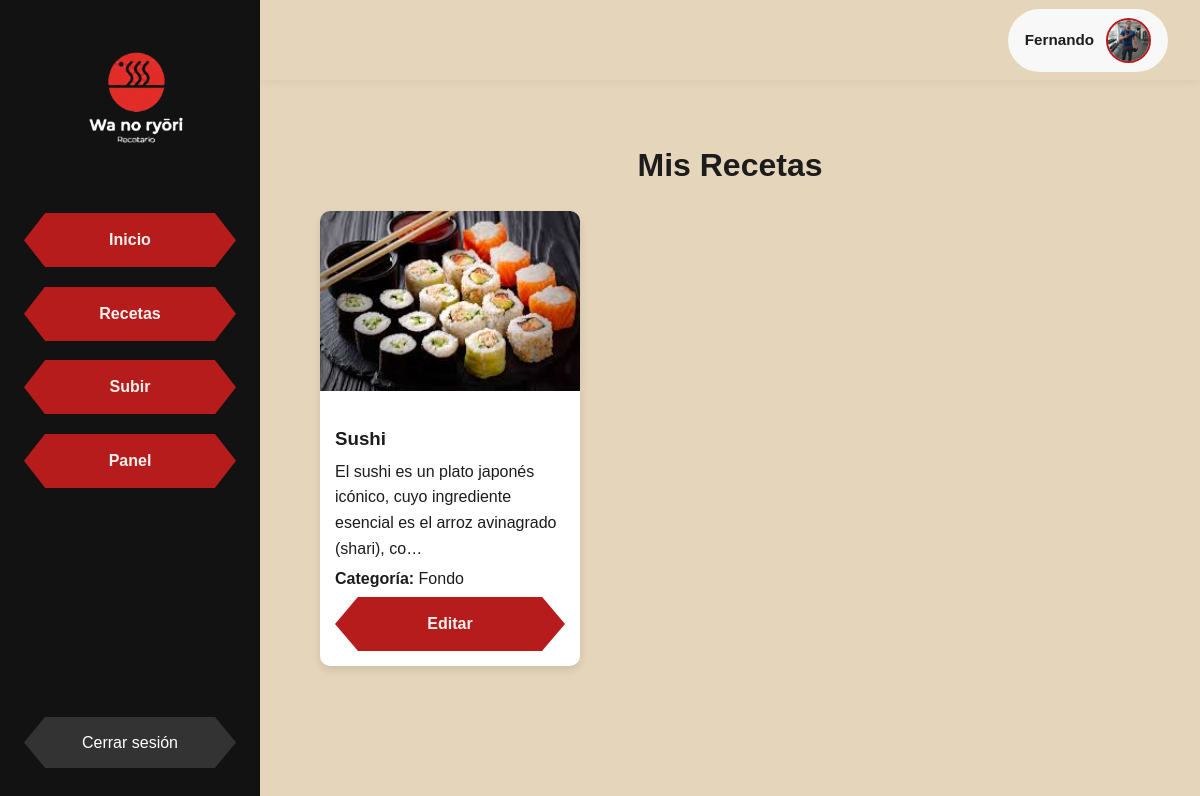
The app's page /recetas/panel/ (signed in) with its own data.
### recetas/models.py (models this page shows, shortened)
class Perfil(models.Model):
    user = models.OneToOneField(
        User,
        on_delete=models.CASCADE,
        related_name="perfil"
    )
    foto = models.ImageField(
        upload_to="perfiles/",
        default="perfiles/default.png",
        blank=True
    )
    bio = models.TextField(max_length=500, blank=True)
    especialidad = models.CharField(max_length=100, blank=True)
    social_link = models.CharField(max_length=100, blank=True)

class Receta(models.Model):
    titulo = models.CharField(max_length=200)
    descripcion = models.TextField()
    ingredientes = models.TextField()
    pasos = models.TextField()
    imagen = models.ImageField(
        upload_to="recetas/",
        blank=True,
        null=True
    )
    categoria = models.ForeignKey(
        Categoria,
        on_delete=models.CASCADE
    )
    autor = models.ForeignKey(
        User,
        on_delete=models.CASCADE,
        null=True,
        blank=True
    )
    creada_en = models.DateTimeField(auto_now_add=True)

class Categoria(models.Model):
    nombre = models.CharField(max_length=50, unique=True)
    slug = models.SlugField(unique=True)

### recetas/views.py (the view)
# urls.py: path("recetas/panel/", views.panel_recetas, name="panel_recetas"),
@login_required
def panel_recetas(request):
    mis_recetas = Receta.objects.filter(autor=request.user)
    return render(request, "recetas/panel_recetas.html", {
        "recetas": mis_recetas
    })

### recetas/templates/recetas/panel_recetas.html
{% extends "recetas/base.html" %}
{% load static %}
{% block content %}
<link rel="stylesheet" href="{% static 'css/recetas.css' %}">
<h1 class="titulo-pagina">Mis Recetas</h1>
<div class="tarjetas-container">
    {% for receta in recetas %}
    <div class="tarjeta">
        {% if receta.imagen %}
            <img src="{{ receta.imagen.url }}" alt="{{ receta.titulo }}" class="tarjeta-imagen">
        {% endif %}
        <div class="tarjeta-info">
            <h3>{{ receta.titulo }}</h3>
            <p>{{ receta.descripcion|truncatechars:100 }}</p>
            <p><strong>Categoría:</strong> {{ receta.categoria.nombre }}</p>
            <a href="{% url 'recetas:editar_receta' receta.id %}" class="btn-detalle">Editar</a>
        </div>
    </div>
    {% empty %}
        <p>No tienes recetas creadas aún.</p>
    {% endfor %}
</div>
{% endblock %}

### recetas/templates/recetas/base.html (shortened to what this page needs)
{% load static %}
<!DOCTYPE html>
<html lang="es">
<head>
    <link rel="stylesheet" href="{% static 'css/base.css' %}">
</head>
<body>
<div class="layout">
    <aside class="sidebar">
        <div class="sidebar-logo">
            <img src="{% static 'img/logo1.png' %}" alt="Wa no Ryori">
        </div>
        <nav class="sidebar-menu">
            <a href="{% url 'recetas:inicio' %}" class="sidebar-btn">Inicio</a>
           <a href="{% url 'recetas:recetas' %}" class="sidebar-btn">Recetas</a>
            <a href="{% url 'recetas:subir_receta' %}" class="sidebar-btn">Subir</a>
            <a href="{% url 'recetas:panel_recetas' %}" class="sidebar-btn">Panel</a>
        </nav>
        {% if request.user.is_authenticated %}
        <div class="sidebar-footer">
            <a href="{% url 'recetas:cerrar_sesion' %}" class="logout-btn">
                Cerrar sesión
            </a>
        </div>
        {% endif %}
    </aside>
    <div class="main">
        <header class="topbar">
            {% if request.user.is_authenticated %}
            <a href="{% url 'recetas:perfil' %}" class="profile profile-btn">
                <span class="profile-name">
                    {{ request.user.username }}
                </span>
                {% if request.user.perfil.foto %}
                    <img
                        src="{{ request.user.perfil.foto.url }}"
                        alt="Perfil"
                        class="profile-img"
                    >
                {% else %}
                    <img
                        src="{% static 'img/logo.png' %}"
                        alt="Perfil"
                        class="profile-img"
                    >
                {% endif %}
            </a>
            {% endif %}
        </header>
        <main class="content">
            {% block content %}{% endblock %}
        </main>
    </div>
</div>
</body>
</html>

### recetas/static/css/base.css (style rules this page uses)
:root { --rojo: #b71c1c; --rojo-hover: #8e0000; --negro: #1c1c1c; --negro-sidebar: #121212; --beige: #e5d5ba; --blanco: #f3f1ed; --sidebar-width: 260px; --topbar-height: 80px; }
* { box-sizing: border-box; margin: 0; padding: 0; }
body { font-family: "Hiragino Kaku Gothic ProN", "Yu Gothic", "Noto Sans JP", Arial, sans-serif; background: var(--beige); color: var(--negro); line-height: 1.6; }
.layout { display: flex; min-height: 100vh; }
.sidebar { width: var(--sidebar-width); background: var(--negro-sidebar); display: flex; flex-direction: column; position: fixed; height: 100vh; z-index: 1000; }
.sidebar-logo { padding: 2.5rem 1rem; text-align: center; }
.sidebar-logo img { width: 240px; height: auto; }
.sidebar-menu { flex: 1; display: flex; flex-direction: column; padding: 0 1.5rem; gap: 1.2rem; }
.sidebar-btn { display: flex; align-items: center; justify-content: center; width: 100%; padding: 0.9rem 1rem; color: var(--blanco); text-decoration: none; font-weight: 600; background: var(--rojo); clip-path: polygon(10% 0%, 90% 0%, 100% 50%, 90% 100%, 10% 100%, 0% 50%); transition: 0.3s; }
.sidebar-footer { padding: 2rem 1.5rem; }
.logout-btn { display: flex; align-items: center; justify-content: center; width: 100%; padding: 0.8rem; color: white; background: #333; text-decoration: none; clip-path: polygon(10% 0%, 90% 0%, 100% 50%, 90% 100%, 10% 100%, 0% 50%); }
.main { flex: 1; margin-left: var(--sidebar-width); display: flex; flex-direction: column; height: 100vh; }
.topbar { height: var(--topbar-height); background: var(--beige); display: flex; align-items: center; justify-content: flex-end; padding: 0 2rem; box-shadow: 0 2px 10px rgba(0,0,0,0.05); position: sticky; top: 0; z-index: 900; }
.profile { display: flex; align-items: center; gap: 12px; text-decoration: none; color: var(--negro); padding: 8px 16px; border-radius: 50px; background: #f8f8f8; transition: 0.3s; border: 1px solid transparent; }
.profile-name { font-weight: 600; font-size: 0.95rem; }
.profile-img { width: 45px; height: 45px; border-radius: 50%; object-fit: cover; border: 2px solid var(--rojo); display: block; }
.content { padding: 2.5rem; }

### recetas/static/css/recetas.css (style rules this page uses)
.titulo-pagina { text-align: center; margin: 20px 0; font-size: 2rem; }
.tarjetas-container { display: grid; grid-template-columns: repeat(auto-fill, minmax(250px, 1fr)); gap: 20px; padding: 0 20px; }
.tarjeta { background: #fff; border-radius: 10px; box-shadow: 0 4px 8px rgba(0,0,0,0.1); overflow: hidden; transition: transform 0.2s; }
.tarjeta-imagen { width: 100%; height: 180px; object-fit: cover; }
.tarjeta-info { padding: 15px; }
.tarjeta-info h3 { margin: 10px 0 5px 0; }
.tarjeta-info p { margin: 5px 0; }
.btn-detalle { display: flex; align-items: center; justify-content: center; width: 100%; padding: 0.9rem 1rem; color: var(--blanco); text-decoration: none; font-weight: 600; background: var(--rojo); clip-path: polygon(10% 0%, 90% 0%, 100% 50%, 90% 100%, 10% 100%, 0% 50%); transition: 0.3s; }

### records on screen
Receta: imagen (picture), titulo "Sushi", descripcion "El sushi es un plato japonés icónico, cuyo ingrediente esencial es el arroz avinagrado (shari), co…", categoria.nombre "Fondo"

### other values on screen
{{ request.user.username }} "Fernando"
